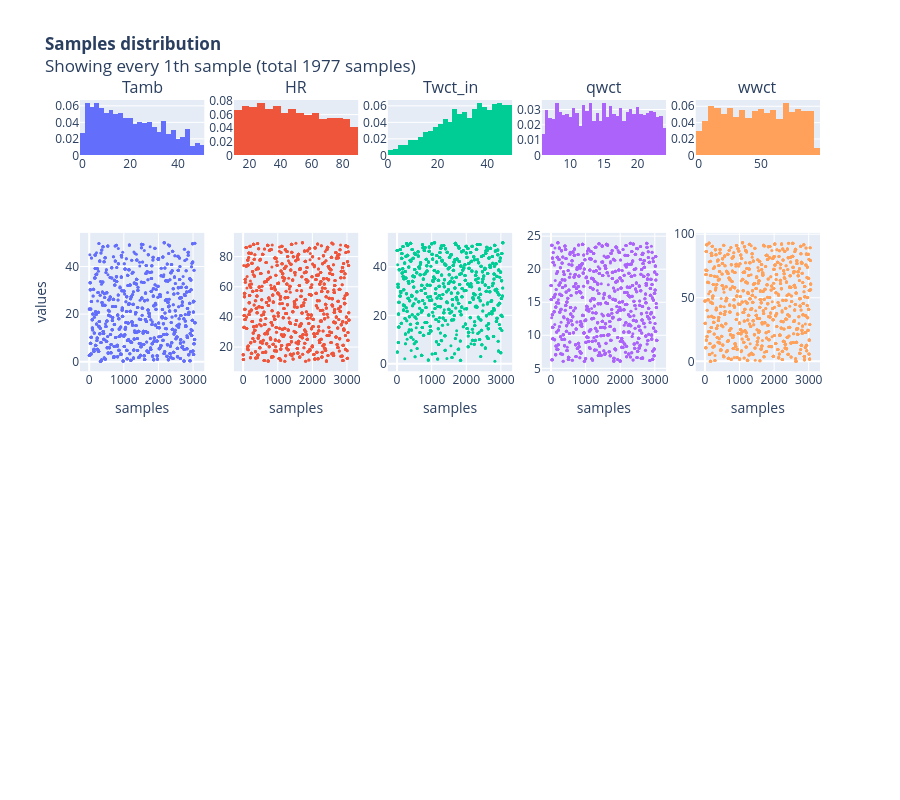

The cell this chart's notebook holds for it:
### Code cell
fig = plot_samples(df, var_ids, Ncols=len(var_ids))
save_figure(fig, figure_path=base_output_path, figure_name="viz_samples_wct", formats=["png"])

fig

### Figure 1 — Plotly figure (JSON) as saved in the notebook; plotly's stock layout.template omitted (floating-point values rounded to 4 significant figures; data arrays with more than 128 entries replaced by an {"elided": "..."} marker saying what was removed)
{"data": [{"histnorm": "probability", "marker": {"color": "#636EFA"}, "name": "Tamb", "type": "histogram", "x": {"elided": "1977 float values"}, "xaxis": "x", "yaxis": "y"}, {"marker": {"color": "#636EFA", "size": 3}, "mode": "markers", "name": "Tamb", "type": "scatter", "x": {"elided": "1977 int values"}, "xaxis": "x6", "y": {"elided": "1977 float values"}, "yaxis": "y6"}, {"histnorm": "probability", "marker": {"color": "#EF553B"}, "name": "HR", "type": "histogram", "x": {"elided": "1977 float values"}, "xaxis": "x2", "yaxis": "y2"}, {"marker": {"color": "#EF553B", "size": 3}, "mode": "markers", "name": "HR", "type": "scatter", "x": {"elided": "1977 int values"}, "xaxis": "x7", "y": {"elided": "1977 float values"}, "yaxis": "y7"}, {"histnorm": "probability", "marker": {"color": "#00CC96"}, "name": "Twct_in", "type": "histogram", "x": {"elided": "1977 float values"}, "xaxis": "x3", "yaxis": "y3"}, {"marker": {"color": "#00CC96", "size": 3}, "mode": "markers", "name": "Twct_in", "type": "scatter", "x": {"elided": "1977 int values"}, "xaxis": "x8", "y": {"elided": "1977 float values"}, "yaxis": "y8"}, {"histnorm": "probability", "marker": {"color": "#AB63FA"}, "name": "qwct", "type": "histogram", "x": {"elided": "1977 float values"}, "xaxis": "x4", "yaxis": "y4"}, {"marker": {"color": "#AB63FA", "size": 3}, "mode": "markers", "name": "qwct", "type": "scatter", "x": {"elided": "1977 int values"}, "xaxis": "x9", "y": {"elided": "1977 float values"}, "yaxis": "y9"}, {"histnorm": "probability", "marker": {"color": "#FFA15A"}, "name": "wwct", "type": "histogram", "x": {"elided": "1977 float values"}, "xaxis": "x5", "yaxis": "y5"}, {"marker": {"color": "#FFA15A", "size": 3}, "mode": "markers", "name": "wwct", "type": "scatter", "x": {"elided": "1977 int values"}, "xaxis": "x10", "y": {"elided": "1977 float values"}, "yaxis": "y10"}], "layout": {"annotations": [{"font": {"size": 16}, "showarrow": false, "text": "Tamb", "x": 0.084, "xanchor": "center", "xref": "paper", "y": 1, "yanchor": "bottom", "yref": "paper"}, {"font": {"size": 16}, "showarrow": false, "text": "HR", "x": 0.292, "xanchor": "center", "xref": "paper", "y": 1, "yanchor": "bottom", "yref": "paper"}, {"font": {"size": 16}, "showarrow": false, "text": "Twct_in", "x": 0.5, "xanchor": "center", "xref": "paper", "y": 1, "yanchor": "bottom", "yref": "paper"}, {"font": {"size": 16}, "showarrow": false, "text": "qwct", "x": 0.708, "xanchor": "center", "xref": "paper", "y": 1, "yanchor": "bottom", "yref": "paper"}, {"font": {"size": 16}, "showarrow": false, "text": "wwct", "x": 0.916, "xanchor": "center", "xref": "paper", "y": 1, "yanchor": "bottom", "yref": "paper"}], "height": 800, "hovermode": "x", "hoversubplots": "axis", "showlegend": false, "title": {"pad": {"t": 50}, "text": "<b>Samples distribution</b><br>Showing every 1th sample (total 1977 samples)"}, "xaxis": {"anchor": "y", "domain": [0, 0.168]}, "xaxis10": {"anchor": "y10", "domain": [0.832, 1], "title": {"text": "samples"}}, "xaxis11": {"anchor": "y11", "domain": [0, 0.168]}, "xaxis12": {"anchor": "y12", "domain": [0.208, 0.376]}, "xaxis13": {"anchor": "y13", "domain": [0.416, 0.584]}, "xaxis14": {"anchor": "y14", "domain": [0.624, 0.792]}, "xaxis15": {"anchor": "y15", "domain": [0.832, 1]}, "xaxis16": {"anchor": "y16", "domain": [0, 0.168]}, "xaxis17": {"anchor": "y17", "domain": [0.208, 0.376]}, "xaxis18": {"anchor": "y18", "domain": [0.416, 0.584]}, "xaxis19": {"anchor": "y19", "domain": [0.624, 0.792]}, "xaxis2": {"anchor": "y2", "domain": [0.208, 0.376]}, "xaxis20": {"anchor": "y20", "domain": [0.832, 1]}, "xaxis3": {"anchor": "y3", "domain": [0.416, 0.584]}, "xaxis4": {"anchor": "y4", "domain": [0.624, 0.792]}, "xaxis5": {"anchor": "y5", "domain": [0.832, 1]}, "xaxis6": {"anchor": "y6", "domain": [0, 0.168], "title": {"text": "samples"}}, "xaxis7": {"anchor": "y7", "domain": [0.208, 0.376], "title": {"text": "samples"}}, "xaxis8": {"anchor": "y8", "domain": [0.416, 0.584], "title": {"text": "samples"}}, "xaxis9": {"anchor": "y9", "domain": [0.624, 0.792], "title": {"text": "samples"}}, "yaxis": {"anchor": "x", "domain": [0.9107, 1]}, "yaxis10": {"anchor": "x10", "domain": [0.5625, 0.7857]}, "yaxis11": {"anchor": "x11", "domain": [0.3482, 0.4375]}, "yaxis12": {"anchor": "x12", "domain": [0.3482, 0.4375]}, "yaxis13": {"anchor": "x13", "domain": [0.3482, 0.4375]}, "yaxis14": {"anchor": "x14", "domain": [0.3482, 0.4375]}, "yaxis15": {"anchor": "x15", "domain": [0.3482, 0.4375]}, "yaxis16": {"anchor": "x16", "domain": [0, 0.2232]}, "yaxis17": {"anchor": "x17", "domain": [0, 0.2232]}, "yaxis18": {"anchor": "x18", "domain": [0, 0.2232]}, "yaxis19": {"anchor": "x19", "domain": [0, 0.2232]}, "yaxis2": {"anchor": "x2", "domain": [0.9107, 1]}, "yaxis20": {"anchor": "x20", "domain": [0, 0.2232]}, "yaxis3": {"anchor": "x3", "domain": [0.9107, 1]}, "yaxis4": {"anchor": "x4", "domain": [0.9107, 1]}, "yaxis5": {"anchor": "x5", "domain": [0.9107, 1]}, "yaxis6": {"anchor": "x6", "domain": [0.5625, 0.7857], "title": {"text": "values"}}, "yaxis7": {"anchor": "x7", "domain": [0.5625, 0.7857]}, "yaxis8": {"anchor": "x8", "domain": [0.5625, 0.7857]}, "yaxis9": {"anchor": "x9", "domain": [0.5625, 0.7857]}}}
